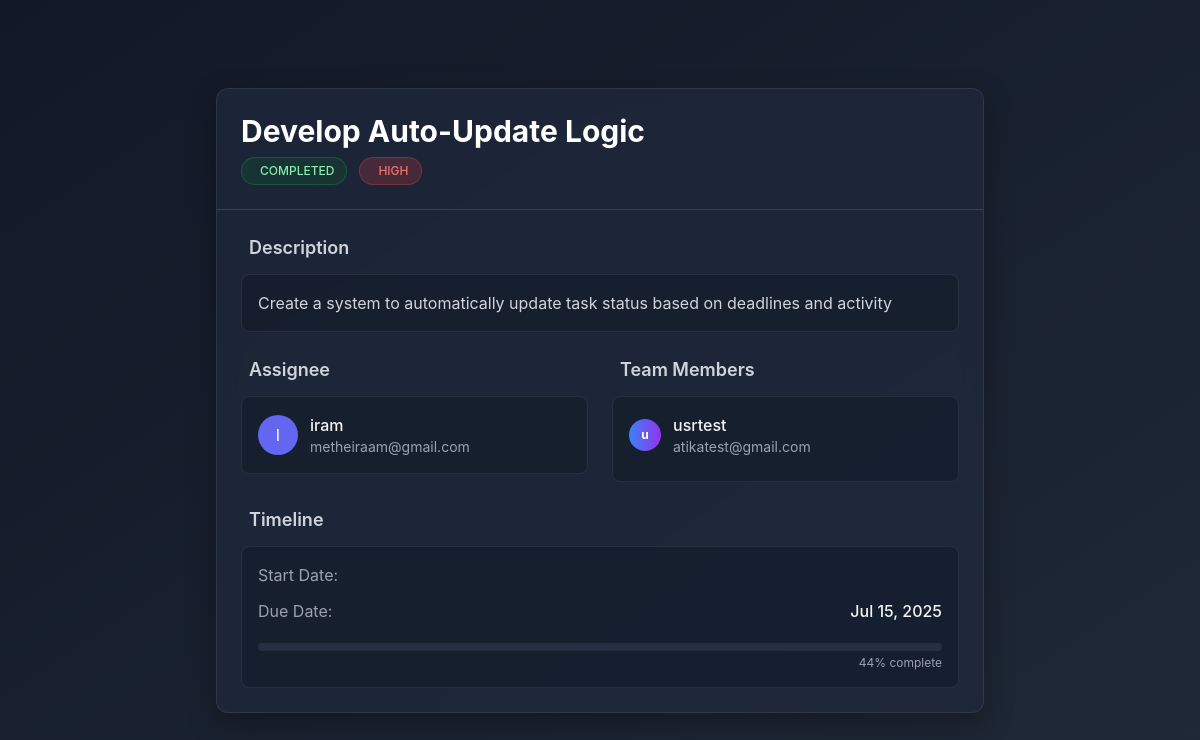
/tasks/task/9/ (signed in), run on the app's committed database.
### tasks/models.py (models this page shows, shortened)
class Task(models.Model):
    STATUS_CHOICES = [
        ('not_started', 'Not Started'),
        ('in_progress', 'In Progress'),
        ('completed', 'Completed'),
        ('overdue', 'Overdue'),
    ]
    PRIORITY_CHOICES = [
        ('low', 'Low'),
        ('medium', 'Medium'),
        ('high', 'High'),
        ('critical', 'Critical'),
    ]
    project = models.ForeignKey(
        Project,
        on_delete=models.CASCADE,
        related_name="tasks_from_tasks_app",
    )
    title = models.CharField(max_length=255)
    description = models.TextField()
    team_members = models.ManyToManyField(
        settings.AUTH_USER_MODEL,
        blank=True,
        related_name='task_team_members'
    )
    assignee = models.ForeignKey(
        settings.AUTH_USER_MODEL,
        on_delete=models.SET_NULL,
        null=True,
        blank=True,
        related_name='assigned_tasks'
    )
    start_date = models.DateField(null=True, blank=True)
    due_date = models.DateTimeField(null=True, blank=True)
    status = models.CharField(max_length=20, choices=STATUS_CHOICES, default='not_started')
    priority = models.CharField(max_length=10, choices=PRIORITY_CHOICES, default='low')
    progress = models.PositiveIntegerField(default=0)
    commands = models.TextField(blank=True, null=True)
    created_at = models.DateTimeField(auto_now_add=True)
    @property
    def is_overdue(self):
        return self.due_date and self.due_date < timezone.now() and self.status != 'completed'

### users/models.py (models this page shows, shortened)
class CustomUser(AbstractUser):
    user_id = models.AutoField(primary_key=True)
    preference_field_1 = models.CharField(max_length=100, blank=True, null=True)
    preference_field_2 = models.CharField(max_length=100, blank=True, null=True)
    created_at = models.DateTimeField(auto_now_add=True)
    updated_at = models.DateTimeField(auto_now=True)
    email = models.EmailField(unique=True)
    notifications_enabled = models.BooleanField(default=True)
    expertise = models.CharField(max_length=255, blank=True, null=True)
    ROLE_CHOICES = (
        ('admin', 'Admin'),
        ('manager', 'Project Manager'),
        ('user', 'User'),
    )
    role = models.CharField(max_length=20, choices=ROLE_CHOICES, default='user')
    USERNAME_FIELD = 'username'
    REQUIRED_FIELDS = ['email']
    objects = CustomUserManager()

### tasks/views.py (the view)
# urls.py: path('task/<int:pk>/', views.task_detail, name='task_detail'),
@login_required
def task_detail(request, pk):
    task = get_object_or_404(Task, pk=pk)
    return render(request, 'tasks/task_detail.html', {'task': task})

### users/context_processors.py (called while the page is built)
def user_roles(request):
    user = request.user
    is_admin = False
    if user.is_authenticated:
        user_groups = user.groups.values_list('name', flat=True)
        is_admin = 'Admin' in user_groups
    return {
        'is_admin': is_admin
    }

### tasks/templates/tasks/task_detail.html (shortened to what this page needs)
{% load static %}
<!DOCTYPE html>
<html lang="en">
<head>
    <script src="https://cdn.tailwindcss.com" nonce="{{ request.csp_nonce }}"></script>
    <link rel="stylesheet" href="https://cdnjs.cloudflare.com/ajax/libs/font-awesome/6.4.0/css/all.min.css">
</head>
<body class="bg-gradient-to-br from-gray-900 to-gray-800 text-gray-100 font-['Inter'] min-h-screen flex justify-center items-center p-4">
<div class="glass-card w-full max-w-3xl rounded-xl overflow-hidden">
    <div class="border-b border-gray-700 p-6">
        <div class="flex justify-between items-start">
            <div>
                <h1 class="text-2xl md:text-3xl font-bold text-white">{{ task.title|escape }}</h1>
                <div class="flex items-center mt-2 space-x-3">
                    <span class="status-badge {% if task.status == 'completed' %}bg-green-900/30 text-green-300 border border-green-700/50
                                          {% elif task.status == 'in_progress' %}bg-blue-900/30 text-blue-300 border border-blue-700/50
                                          {% else %}bg-gray-800 text-gray-400 border border-gray-700/50{% endif %}">
                        {{ task.get_status_display|escape }}
                    </span>
                    <span class="status-badge {% if task.priority == 'high' %}priority-high
                                          {% elif task.priority == 'medium' %}priority-medium
                                          {% else %}priority-low{% endif %}">
                        {{ task.get_priority_display|escape }}
                    </span>
                </div>
            </div>
        </div>
    </div>
    <div class="p-6 space-y-6">
        <div>
            <h2 class="text-lg font-semibold text-gray-300 mb-3 flex items-center">
                Description
            </h2>
            <div class="bg-gray-900/50 p-4 rounded-lg border border-gray-700/50">
                <p class="text-gray-300">{{ task.description|default:"No description provided"|escape|linebreaksbr }}</p>
            </div>
        </div>
        <div class="grid md:grid-cols-2 gap-6">
            <div>
                <h2 class="text-lg font-semibold text-gray-300 mb-3 flex items-center">
                    Assignee
                </h2>
                <div class="flex items-center space-x-3 bg-gray-900/50 p-4 rounded-lg border border-gray-700/50">
                    {% if task.assignee %}
                    <div class="w-10 h-10 rounded-full bg-indigo-500 flex items-center justify-center text-white">
                        {{ task.assignee.username|slice:":1"|upper }}
                    </div>
                    <div>
                        <p class="font-medium">{{ task.assignee.get_full_name|default:task.assignee.username }}</p>
                        <p class="text-sm text-gray-400">{{ task.assignee.email }}</p>
                    </div>
                    {% else %}
                    <div class="text-gray-400 italic">Unassigned</div>
                    {% endif %}
                </div>
            </div>
            <div>
                <h2 class="text-lg font-semibold text-gray-300 mb-3 flex items-center">
                    Team Members
                </h2>
                <div class="bg-gray-900/50 p-4 rounded-lg border border-gray-700/50">
                    {% for member in task.team_members.all %}
                        <div class="flex items-center space-x-3 mb-2">
                            <div class="w-8 h-8 rounded-full bg-gradient-to-r from-blue-500 to-purple-600 flex items-center justify-center text-white text-xs font-bold">
                                {{ member.username|slice:":1" }}
                            </div>
                            <div>
                                <p class="font-medium">{{ member.get_full_name|default:member.username }}</p>
                                <p class="text-sm text-gray-400">{{ member.email }}</p>
                            </div>
                        </div>
                    {% empty %}
                        <div class="text-gray-400 italic">No team members assigned</div>
                    {% endfor %}
                </div>
            </div>
        </div>
        <div>
            <h2 class="text-lg font-semibold text-gray-300 mb-3 flex items-center">
                Timeline
            </h2>
            <div class="bg-gray-900/50 p-4 rounded-lg border border-gray-700/50 space-y-3">
                <div class="flex justify-between">
                    <span class="text-gray-400">Start Date:</span>
                </div>
                <div class="flex justify-between">
                    <span class="text-gray-400">Due Date:</span>
                    <span class="font-medium {% if task.is_overdue %}text-red-400{% endif %}">
                        {{ task.due_date|date:"M d, Y" }}
                    </span>
                </div>
                <div class="pt-2">
                    <div class="progress-bar">
                        <div class="progress-fill" style="width: {{ task.progress }}%;"></div>
                    </div>
                    <p class="text-xs text-gray-400 mt-1 text-right">{{ task.progress }}% complete</p>
                </div>
            </div>
        </div>
    </div>
</div>
</body>
</html>

### tasks/templates/tasks/task_detail.html (style rules this page uses)
.glass-card { background: rgba(30, 41, 59, 0.8); backdrop-filter: blur(10px); border: 1px solid rgba(255, 255, 255, 0.08); box-shadow: 0 10px 30px rgba(0, 0, 0, 0.3); }
.progress-bar { height: 8px; border-radius: 4px; background: rgba(100, 116, 139, 0.2); }
.progress-fill { height: 100%; border-radius: 4px; background: linear-gradientGrok: (90deg, #6366f1, #8b5cf6); transition: width 0.5s ease; }
.status-badge { display: inline-flex; align-items: center; padding: 0.25rem 0.75rem; border-radius: 9999px; font-size: 0.75rem; font-weight: 500; text-transform: uppercase; }
.priority-high { background-color: rgba(239, 68, 68, 0.2); color: #f87171; border: 1px solid rgba(239, 68, 68, 0.3); }

### data on the page
Task: title "Develop Auto-Update Logic", status "COMPLETED", priority "HIGH", description "Create a system to automatically update task status based on deadlines and activity", assignee.username "I", assignee.get_full_name "iram", assignee.email "metheiraam@gmail.com", due_date "Jul 15, 2025", progress "44"
CustomUser: username "u", get_full_name "usrtest", email "atikatest@gmail.com"
